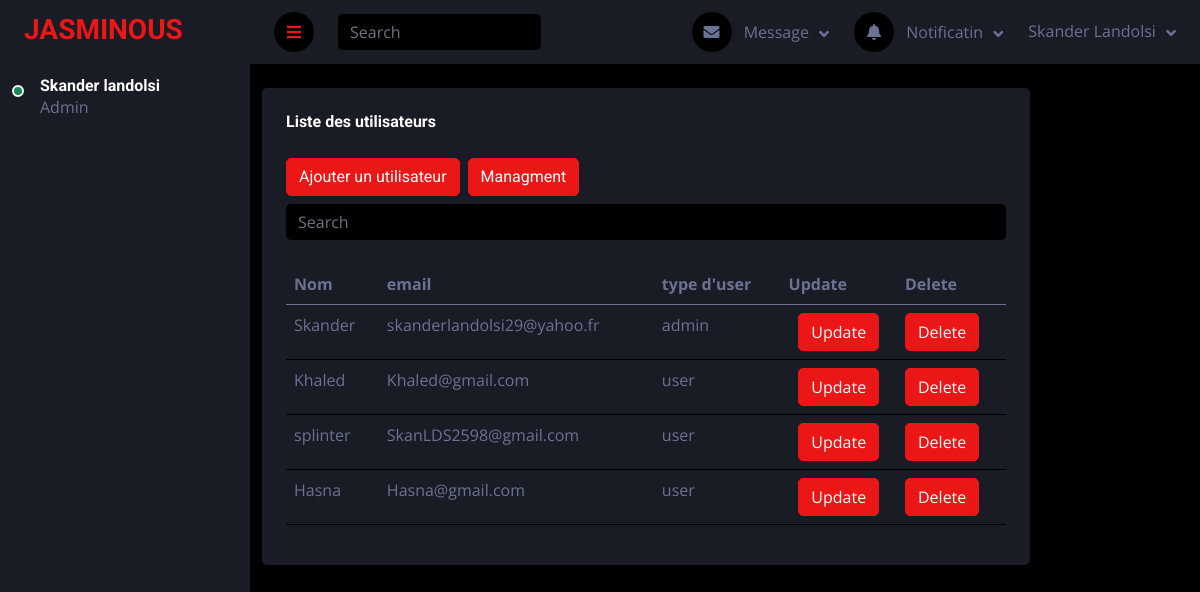
Screenshot of /View/Back/ListUsers.php (signed in) with the database file from the repository.
### tables this page shows
CREATE TABLE `user_hub` (
  `id` int(255) NOT NULL,
  `name` varchar(255) NOT NULL,
  `email` varchar(255) NOT NULL,
  `password` varchar(255) NOT NULL,
  `user_type` varchar(255) NOT NULL DEFAULT 'user'
);

### Controller/UserC.php (called while the page is built, shortened)
<?php
class UserC
{
    public function listUsers()
    {
        $sql = "SELECT * FROM user_hub";
        $db = config::getConnexion();
        try {
            $liste = $db->query($sql);
            return $liste;
        } catch (Exception $e) {
            die('Error:' . $e->getMessage());
        }
    }
}

### View/Back/ListUsers.php (the view, shortened to what this page needs)
<?php
include '../../Controller/UserC.php';
$userC = new UserC();
$list = $userC->listUsers();
?>
<!DOCTYPE html>
<html lang="en">
<head>
    <link href="https://cdnjs.cloudflare.com/ajax/libs/font-awesome/5.10.0/css/all.min.css" rel="stylesheet">
    <link href="https://cdn.jsdelivr.net/npm/bootstrap-icons@1.4.1/font/bootstrap-icons.css" rel="stylesheet">
    <link href="lib/owlcarousel/assets/owl.carousel.min.css" rel="stylesheet">
    <link href="lib/tempusdominus/css/tempusdominus-bootstrap-4.min.css" rel="stylesheet" />
    <link href="css/bootstrap.min.css" rel="stylesheet">
    <link href="css/style.css" rel="stylesheet">
</head>
<body>
    <div class="container-fluid position-relative d-flex p-0">
        <div class="sidebar pe-4 pb-3">
            <nav class="navbar bg-secondary navbar-dark">
                <a href="../../View/Front/index.php" class="navbar-brand mx-4 mb-3">
                    <h3 class="text-primary"></i>JASMINOUS</h3>
                </a>
                <div class="d-flex align-items-center ms-4 mb-4">
                    <div class="position-relative">
                        <div class="bg-success rounded-circle border border-2 border-white position-absolute end-0 bottom-0 p-1"></div>
                    </div>
                    <div class="ms-3">
                        <h6 class="mb-0">Skander landolsi</h6>
                        <span>Admin</span>
                    </div>
                </div>
                    </div>
                </div>
        <div class="content">
            <nav class="navbar navbar-expand bg-secondary navbar-dark sticky-top px-4 py-0">
                <a href="config2.php" class="sidebar-toggler flex-shrink-0">
                    <i class="fa fa-bars"></i>
                </a>
                <form class="d-none d-md-flex ms-4">
                    <input class="form-control bg-dark border-0" type="search" placeholder="Search">
                </form>
                <div class="navbar-nav align-items-center ms-auto">
                    <div class="nav-item dropdown">
                        <a href="#" class="nav-link dropdown-toggle" data-bs-toggle="dropdown">
                            <i class="fa fa-envelope me-lg-2"></i>
                            <span class="d-none d-lg-inline-flex">Message</span>
                        </a>
                    </div>
                    <div class="nav-item dropdown">
                        <a href="#" class="nav-link dropdown-toggle" data-bs-toggle="dropdown">
                            <i class="fa fa-bell me-lg-2"></i>
                            <span class="d-none d-lg-inline-flex">Notificatin</span>
                        </a>
                    </div>
                    <div class="nav-item dropdown">
                        <a href="#" class="nav-link dropdown-toggle" data-bs-toggle="dropdown">
                            <span class="d-none d-lg-inline-flex">Skander Landolsi</span>
                        </a>
                    </div>
                </div>
            </nav>
            <div class="container-fluid pt-4 px-7">
                <div class="row g-4">
                    <div class="col-sm-12 col-xl-10">
                        <div class="bg-secondary rounded h-100 p-4">
                            <h6 class="mb-4">Liste des utilisateurs </h6>
                            <table class="table">
        <h2>
            <a href="addUser.php" class="btn btn-primary">Ajouter un utilisateur</a>
            <a href="form.php" class="btn btn-primary">Managment</a>
        </h2>
        <thead>
            <tr>
            <th>Nom</th>
            <th>email</th>
            <th>type d'user</th>
            <th>Update</th>
            <th>Delete</th>
            </tr>
        </thead>
        <tbody>
        <tbody>
        <form class="d-none d-md-flex ms-4" method="POST">
                    <input class="form-control bg-dark border-0" type="search" name="RechercheNom" placeholder="Search">
                    <button class="btn" type="submit">
                                            </button>
            <?php foreach ($list as $user) {
        ?>
            <tr>
                <td><?= $user['name']; ?></td>
                <td><?= $user['email']; ?></td>
                <td><?= $user['user_type']; ?></td>
                <td align="center">
                    <form method="POST" action="updateUser.php">
                        <input type="submit" name="update" value="Update" class="btn btn-primary">
                    </form>
                </form>
                </td>
                <td>
                    <a href="deleteUser.php?id=<?php echo $user['id']; ?>"class="btn btn-primary">Delete</a>
                </td>
            </tr>
        <?php } ?>
                                </tbody>
                            </table>
                        </div>
                    </div>
                            </div>
                        </div>
                    </div>
</body>
</html>

### View/Back/css/style.css (style rules this page uses)
:root { --primary: #EB1616; --secondary: #191C24; --light: #6C7293; --dark: #000000; }
.btn { transition: .5s; }
.sidebar { position: fixed; top: 0; left: 0; bottom: 0; width: 250px; height: 100vh; overflow-y: auto; background: var(--secondary); transition: 0.5s; z-index: 999; }
.content { margin-left: 250px; min-height: 100vh; background: var(--dark); transition: 0.5s; }
@media (min-width: 992px) { .sidebar { margin-left: 0; } }
@media (min-width: 992px) { .content { width: calc(100% - 250px); } }
.content .navbar .navbar-nav .nav-link { margin-left: 25px; padding: 12px 0; color: var(--light); outline: none; }
.content .navbar .sidebar-toggler, .content .navbar .navbar-nav .nav-link i { width: 40px; height: 40px; display: inline-flex; align-items: center; justify-content: center; background: var(--dark); border-radius: 40px; }
.content .navbar .dropdown-toggle::after { margin-left: 6px; vertical-align: middle; border: none; content: "\f107"; font-family: "Font Awesome 5 Free"; font-weight: 900; transition: .5s; }

### rows the page displays
user_hub: name "Skander", email "skanderlandolsi29@yahoo.fr", user_type "admin"
user_hub: name "Khaled", email "Khaled@gmail.com", user_type "user"
user_hub: name "splinter", email "SkanLDS2598@gmail.com", user_type "user"
user_hub: name "Hasna", email "Hasna@gmail.com", user_type "user"
